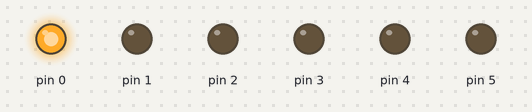
This sketch was run on a simulated Arduino Uno, built with avr-gcc and run on an emulated ATmega328P. On the bench: output pins drawn as LEDs (lit = HIGH).

Above: at 0.1 s.
At 4.1 s:
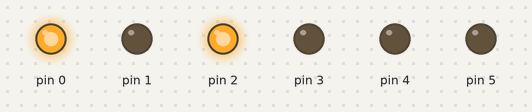
At 9.1 s:
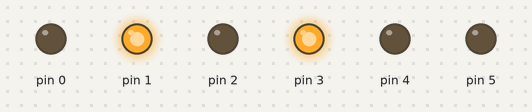
At 19.1 s:
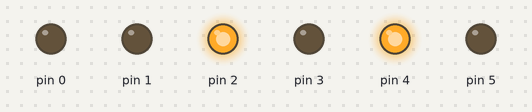
At 29.1 s:
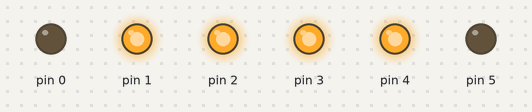
At 39.1 s:
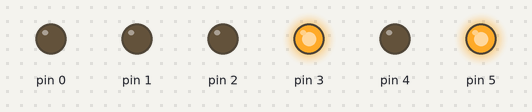
Timing chart, 0 to 40.0 s (numbered marks = the images above):
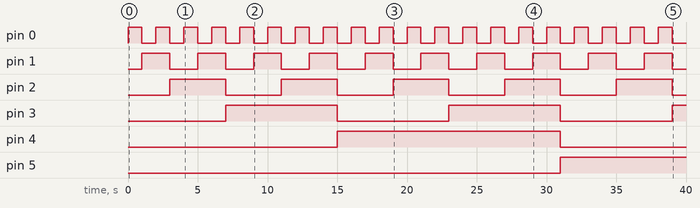

The sketch:

binary_led_clock.ino
```cpp
// Arduino IDE version: 1.8.13

#include <Arduino.h>

// Number of LEDs connected to digital pins 0–5
const int NUM_LEDS = 6;

// Delay between updates (in milliseconds)
const int DELAY_LED = 1000;

// Time counter (increments every loop)
int time = 0;

// Time value normalized to 0–59 (for seconds display)
int normalized_time = 0;

/**
 * @brief Lights up LEDs to represent the binary value of input.
 *
 * Recursively sets each LED (connected to pins 0–5) according to the bits of 'input'.
 *
 * @param input The value to display in binary.
 * @param base  The current bit position (and pin number).
 */
void lights(int input, int base) {
  if (base < 0) return;  // Base case: stop recursion

  int bit = (input >> base) & 1;  // Extract bit at 'base' position
  digitalWrite(base, bit ? HIGH : LOW);  // Set corresponding LED

  lights(input, base - 1);  // Recurse for next lower bit
}

void setup() {
  // Initialize LED pins as outputs
  for (int i = 0; i < NUM_LEDS; i++) {
    pinMode(i, OUTPUT);
  }
}

void loop() {
  // Increment time and wrap around every 60 counts (simulate seconds)
  time++;
  normalized_time = time % 60;

  // Display the current time value in binary using LEDs
  lights(normalized_time, NUM_LEDS - 1);

  // Wait before updating again
  delay(DELAY_LED);
}
```

Measured:
- by itself, pin 0: alternates HIGH for 1.0 s and LOW for 1.0 s
- by itself, pin 1: alternates HIGH for 2.0 s and LOW for 2.0 s
- by itself, pin 2: alternates HIGH for 4.0 s and LOW for 4.0 s
- by itself, pin 3: alternates HIGH for 8.0 s and LOW for 8.0 s
- by itself, pin 4: LOW → HIGH at 15.0 s, → LOW 16.0 s later
- by itself, pin 5: LOW → HIGH at 31.0 s
